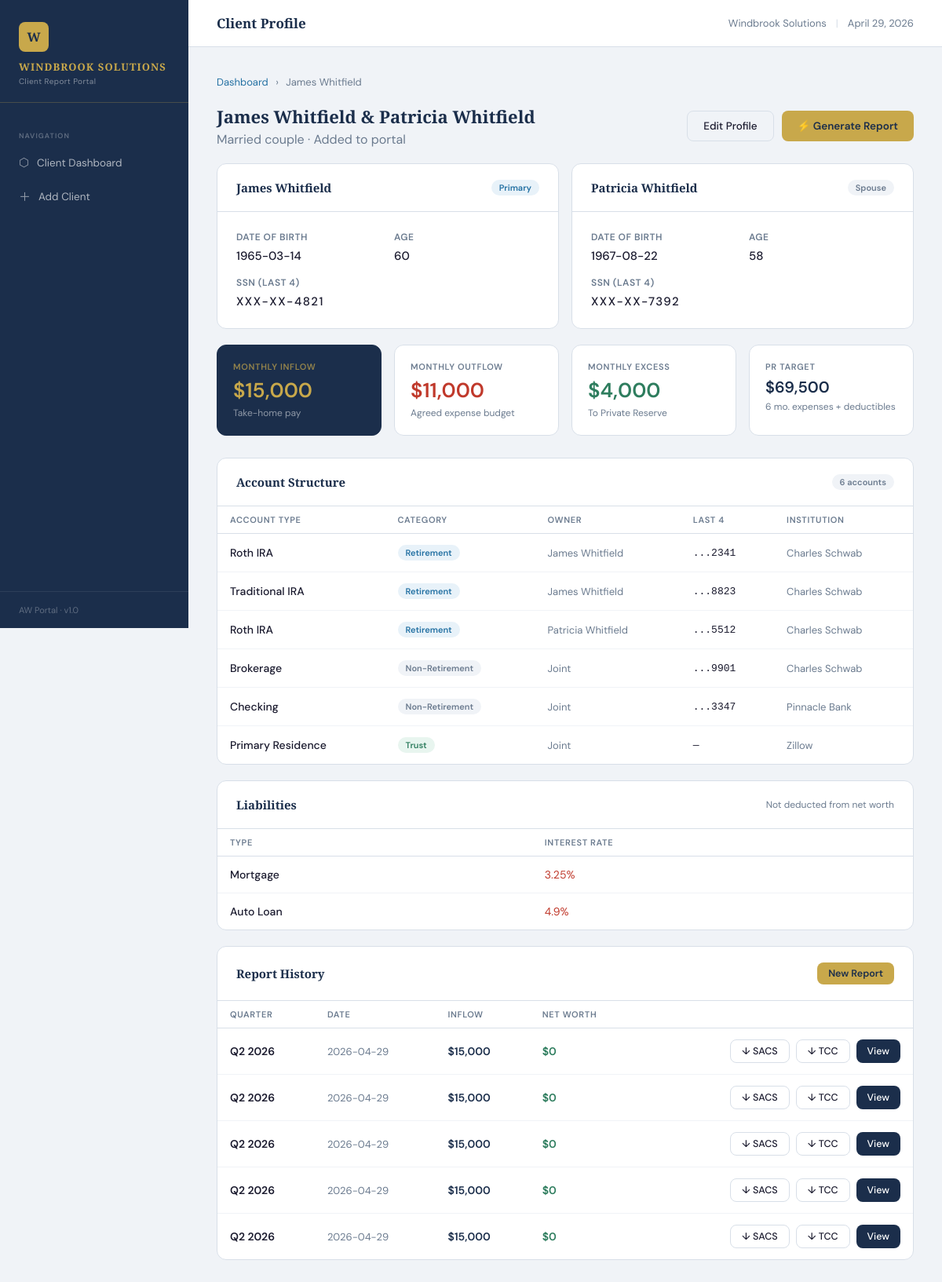
Screenshot of /client/1 with the database file from the repository.
### tables this page shows
CREATE TABLE clients (
        id INTEGER PRIMARY KEY AUTOINCREMENT,
        name TEXT NOT NULL,
        name2 TEXT,
        dob TEXT,
        dob2 TEXT,
        age INTEGER,
        age2 INTEGER,
        ssn_last4 TEXT,
        ssn_last4_2 TEXT,
        monthly_salary REAL DEFAULT 0,
        monthly_expenses REAL DEFAULT 0,
        insurance_deductibles REAL DEFAULT 0,
        is_married INTEGER DEFAULT 0,
        created_at TEXT DEFAULT CURRENT_TIMESTAMP,
        last_report_date TEXT
    );

CREATE TABLE accounts (
        id INTEGER PRIMARY KEY AUTOINCREMENT,
        client_id INTEGER,
        owner TEXT DEFAULT 'client1',
        account_type TEXT,
        account_category TEXT,
        last4 TEXT,
        institution TEXT,
        FOREIGN KEY(client_id) REFERENCES clients(id)
    );

CREATE TABLE liabilities (
        id INTEGER PRIMARY KEY AUTOINCREMENT,
        client_id INTEGER,
        liability_type TEXT,
        interest_rate REAL,
        FOREIGN KEY(client_id) REFERENCES clients(id)
    );

CREATE TABLE reports (
        id INTEGER PRIMARY KEY AUTOINCREMENT,
        client_id INTEGER,
        report_date TEXT DEFAULT CURRENT_TIMESTAMP,
        quarter TEXT,
        inflow REAL DEFAULT 0,
        outflow REAL DEFAULT 0,
        excess REAL DEFAULT 0,
        private_reserve_balance REAL DEFAULT 0,
        private_reserve_target REAL DEFAULT 0,
        grand_total REAL DEFAULT 0,
        liabilities_total REAL DEFAULT 0,
        report_data TEXT,
        FOREIGN KEY(client_id) REFERENCES clients(id)
    );

### app.py (the view)
@app.route('/client/<int:client_id>')
def client_profile(client_id):
    db = get_db()
    client = db.execute('SELECT * FROM clients WHERE id=?', (client_id,)).fetchone()
    if not client:
        abort(404)
    accounts = db.execute('SELECT * FROM accounts WHERE client_id=?', (client_id,)).fetchall()
    liabilities = db.execute('SELECT * FROM liabilities WHERE client_id=?', (client_id,)).fetchall()
    reports = db.execute('SELECT * FROM reports WHERE client_id=? ORDER BY report_date DESC LIMIT 5', (client_id,)).fetchall()
    db.close()
    return render_template('client_profile.html', client=client, accounts=accounts, liabilities=liabilities, reports=reports)

### app.py (called while the page is built)
@app.context_processor
def inject_globals():
    return {'now': datetime.now()}

### db.py (called while the page is built)
def get_db():
    conn = sqlite3.connect(DB_PATH)
    conn.row_factory = sqlite3.Row
    return conn

### templates/client_profile.html (shortened to what this page needs)
{% extends "base.html" %}
{% block topbar_title %}Client Profile{% endblock %}
{% block content %}
<div class="breadcrumb">
  <a href="/">Dashboard</a> <span>›</span> {{ client.name }}
</div>
<div class="section-header fade-up">
  <div>
    <h2>{{ client.name }}{% if client.is_married and client.name2 %} & {{ client.name2 }}{% endif %}</h2>
    <p style="color:var(--muted);margin-top:4px">
      {% if client.is_married %}Married couple{% else %}Individual client{% endif %}
      · Added to portal
    </p>
  </div>
  <div style="display:flex;gap:10px;">
    <a href="/client/{{ client.id }}/edit" class="btn btn-outline">Edit Profile</a>
    <a href="/client/{{ client.id }}/report" class="btn btn-gold">⚡ Generate Report</a>
  </div>
</div>
<div class="form-grid fade-up stagger-1" style="margin-bottom:20px">
  <div class="card">
    <div class="card-header">
      <h3>{{ client.name }}</h3>
      <span class="badge badge-blue">Primary</span>
    </div>
    <div class="card-body">
      <div class="form-grid">
        <div>
          <div class="form-label">Date of Birth</div>
          <div style="font-size:15px;font-weight:500">{{ client.dob or '—' }}</div>
        </div>
        <div>
          <div class="form-label">Age</div>
          <div style="font-size:15px;font-weight:500">{{ client.age or '—' }}</div>
        </div>
        <div>
          <div class="form-label">SSN (Last 4)</div>
          <div style="font-size:15px;font-weight:500;letter-spacing:0.1em">XXX-XX-{{ client.ssn_last4 or '?????' }}</div>
        </div>
      </div>
    </div>
  </div>
  {% if client.is_married and client.name2 %}
  <div class="card">
    <div class="card-header">
      <h3>{{ client.name2 }}</h3>
      <span class="badge badge-gray">Spouse</span>
    </div>
    <div class="card-body">
      <div class="form-grid">
        <div>
          <div class="form-label">Date of Birth</div>
          <div style="font-size:15px;font-weight:500">{{ client.dob2 or '—' }}</div>
        </div>
        <div>
          <div class="form-label">Age</div>
          <div style="font-size:15px;font-weight:500">{{ client.age2 or '—' }}</div>
        </div>
        <div>
          <div class="form-label">SSN (Last 4)</div>
          <div style="font-size:15px;font-weight:500;letter-spacing:0.1em">XXX-XX-{{ client.ssn_last4_2 or '?????' }}</div>
        </div>
      </div>
    </div>
  </div>
  {% endif %}
</div>
<div class="stat-grid fade-up stagger-2">
  <div class="stat-card highlight">
    <div class="stat-label">Monthly Inflow</div>
    <div class="stat-value">${{ "{:,.0f}".format(client.monthly_salary or 0) }}</div>
    <div class="stat-sub">Take-home pay</div>
  </div>
  <div class="stat-card">
    <div class="stat-label">Monthly Outflow</div>
    <div class="stat-value" style="color:var(--red)">${{ "{:,.0f}".format(client.monthly_expenses or 0) }}</div>
    <div class="stat-sub">Agreed expense budget</div>
  </div>
  <div class="stat-card">
    <div class="stat-label">Monthly Excess</div>
    {% set excess = (client.monthly_salary or 0) - (client.monthly_expenses or 0) %}
    <div class="stat-value" style="color:{% if excess >= 0 %}var(--green){% else %}var(--red){% endif %}">${{ "{:,.0f}".format(excess) }}</div>
    <div class="stat-sub">To Private Reserve</div>
  </div>
  <div class="stat-card">
    <div class="stat-label">PR Target</div>
    {% set target = (6 * (client.monthly_expenses or 0)) + (client.insurance_deductibles or 0) %}
    <div class="stat-value" style="font-size:20px">${{ "{:,.0f}".format(target) }}</div>
    <div class="stat-sub">6 mo. expenses + deductibles</div>
  </div>
</div>
<div class="card fade-up stagger-3" style="margin-bottom:20px">
  <div class="card-header">
    <h3>Account Structure</h3>
    <span class="badge badge-gray">{{ accounts|length }} accounts</span>
  </div>
  <table class="data-table">
    <thead>
      <tr>
        <th>Account Type</th>
        <th>Category</th>
        <th>Owner</th>
        <th>Last 4</th>
        <th>Institution</th>
      </tr>
    </thead>
    <tbody>
      {% for acc in accounts %}
      <tr>
        <td style="font-weight:500">{{ acc.account_type }}</td>
        <td>
          <span class="badge
            {% if acc.account_category == 'retirement' %}badge-blue
            {% elif acc.account_category == 'trust' %}badge-green
            {% else %}badge-gray{% endif %}">
            {{ acc.account_category|title }}
          </span>
        </td>
        <td style="font-size:13px;color:var(--muted)">
          {% if acc.owner == 'client1' %}{{ client.name }}
          {% elif acc.owner == 'client2' %}{{ client.name2 }}
          {% else %}Joint{% endif %}
        </td>
        <td style="font-family:monospace;font-size:13px">
          {% if acc.last4 %}...{{ acc.last4 }}{% else %}—{% endif %}
        </td>
        <td style="font-size:13px;color:var(--muted)">{{ acc.institution or '—' }}</td>
      </tr>
      {% endfor %}
    </tbody>
  </table>
</div>
{% if liabilities %}
<div class="card fade-up" style="margin-bottom:20px">
  <div class="card-header">
    <h3>Liabilities</h3>
    <span style="font-size:12px;color:var(--muted)">Not deducted from net worth</span>
  </div>
  <table class="data-table">
    <thead>
      <tr>
        <th>Type</th>
        <th>Interest Rate</th>
      </tr>
    </thead>
    <tbody>
      {% for lib in liabilities %}
      <tr>
        <td style="font-weight:500">{{ lib.liability_type }}</td>
        <td style="color:var(--red)">{{ lib.interest_rate }}%</td>
      </tr>
      {% endfor %}
    </tbody>
  </table>
</div>
{% endif %}
<div class="card fade-up">
  <div class="card-header">
    <h3>Report History</h3>
    <a href="/client/{{ client.id }}/report" class="btn btn-gold btn-sm">New Report</a>
  </div>
  {% if reports %}
  <table class="data-table">
    <thead>
      <tr>
        <th>Quarter</th>
        <th>Date</th>
        <th>Inflow</th>
        <th>Net Worth</th>
        <th></th>
      </tr>
    </thead>
    <tbody>
      {% for r in reports %}
      <tr>
        <td style="font-weight:600">{{ r.quarter }}</td>
        <td style="color:var(--muted);font-size:13px">{{ r.report_date[:10] }}</td>
        <td class="money-neutral">${{ "{:,.0f}".format(r.inflow or 0) }}</td>
        <td class="money-positive">${{ "{:,.0f}".format(r.grand_total or 0) }}</td>
        <td>
          <div style="display:flex;gap:8px;justify-content:flex-end">
            <a href="/client/{{ client.id }}/report/{{ r.id }}/sacs.pdf" class="btn btn-outline btn-sm" target="_blank">↓ SACS</a>
            <a href="/client/{{ client.id }}/report/{{ r.id }}/tcc.pdf" class="btn btn-outline btn-sm" target="_blank">↓ TCC</a>
            <a href="/client/{{ client.id }}/report/{{ r.id }}" class="btn btn-primary btn-sm">View</a>
          </div>
        </td>
      </tr>
      {% endfor %}
    </tbody>
  </table>
  {% else %}
  <div style="padding:40px;text-align:center;color:var(--muted);">
    No reports generated yet.
    <a href="/client/{{ client.id }}/report" style="color:var(--blue-accent)"> Generate first report →</a>
  </div>
  {% endif %}
</div>
{% endblock %}

### templates/base.html (style rules this page uses)
:root { --navy: #1B2E4B; --navy-light: #243D61; --gold: #C8A84B; --gold-light: #E8D08A; --green: #2E7D5E; --red: #C0392B; --blue-accent: #2471A3; --bg: #F0F3F7; --surface: #FFFFFF; --border: #D8DFE8; --text: #1A1A2E; --muted: #6B7B8F; --sidebar-w: 240px; }
* { margin: 0; padding: 0; box-sizing: border-box; }
body { font-family: 'DM Sans', sans-serif; background: var(--bg); color: var(--text); min-height: 100vh; display: flex; }
.btn { display: inline-flex; align-items: center; gap: 7px; padding: 10px 20px; border-radius: 8px; font-family: 'DM Sans', sans-serif; font-size: 13.5px; font-weight: 500; cursor: pointer; border: none; transition: all 0.15s; text-decoration: none; }
.btn-primary { background: var(--navy); color: white; }
.btn-gold { background: var(--gold); color: var(--navy); font-weight: 600; }
.btn-outline { background: transparent; border: 1.5px solid var(--border); color: var(--text); }
.btn-sm { padding: 6px 14px; font-size: 12.5px; }
.card { background: var(--surface); border-radius: 12px; border: 1px solid var(--border); overflow: hidden; }
.card-header { padding: 20px 24px; border-bottom: 1px solid var(--border); display: flex; align-items: center; justify-content: space-between; }
.card-header h3 { font-family: 'Playfair Display', serif; font-size: 15px; font-weight: 600; color: var(--navy); }
.card-body { padding: 24px; }
.form-label { display: block; font-size: 12px; font-weight: 600; color: var(--muted); letter-spacing: 0.04em; text-transform: uppercase; margin-bottom: 6px; }
.form-grid { display: grid; grid-template-columns: 1fr 1fr; gap: 16px; }
.data-table { width: 100%; border-collapse: collapse; }
.data-table th { font-size: 11px; font-weight: 600; color: var(--muted); text-transform: uppercase; letter-spacing: 0.06em; padding: 10px 16px; text-align: left; border-bottom: 1.5px solid var(--border); }
.data-table td { padding: 14px 16px; font-size: 14px; border-bottom: 1px solid var(--bg); }
.data-table tr:last-child td { border-bottom: none; }
.badge { display: inline-block; padding: 3px 10px; border-radius: 20px; font-size: 11px; font-weight: 600; }
.badge-green { background: #E8F5EF; color: var(--green); }
.badge-blue { background: #E8F2F9; color: var(--blue-accent); }
.badge-gray { background: var(--bg); color: var(--muted); }
.stat-grid { display: grid; grid-template-columns: repeat(auto-fit, minmax(180px, 1fr)); gap: 16px; margin-bottom: 28px; }
.stat-card { background: var(--surface); border: 1px solid var(--border); border-radius: 12px; padding: 20px; }
.stat-label { font-size: 11px; font-weight: 600; color: var(--muted); text-transform: uppercase; letter-spacing: 0.06em; }
.stat-value { font-size: 26px; font-weight: 600; color: var(--navy); margin-top: 6px; font-variant-numeric: tabular-nums; }
.stat-sub { font-size: 12px; color: var(--muted); margin-top: 4px; }
.stat-card.highlight { background: var(--navy); border-color: var(--navy); }
.stat-card.highlight .stat-label { color: rgba(200,168,75,0.7); }
.stat-card.highlight .stat-value { color: var(--gold); }
.stat-card.highlight .stat-sub { color: rgba(255,255,255,0.5); }
.section-header { display: flex; align-items: center; justify-content: space-between; margin-bottom: 20px; }
.section-header h2 { font-family: 'Playfair Display', serif; font-size: 22px; font-weight: 700; color: var(--navy); }
.breadcrumb { font-size: 13px; color: var(--muted); margin-bottom: 20px; }
.breadcrumb a { color: var(--blue-accent); text-decoration: none; }
.breadcrumb span { margin: 0 6px; }
.money-positive { color: var(--green); font-weight: 600; }
.money-neutral { color: var(--navy); font-weight: 600; }
.fade-up { animation: fadeUp 0.3s ease forwards; }
.stagger-1 { animation-delay: 0.05s; }
.stagger-2 { animation-delay: 0.1s; }
.stagger-3 { animation-delay: 0.15s; }

### rows the page displays
clients: name "James Whitfield", name2 "Patricia Whitfield", dob "1965-03-14", age "60", ssn_last4 "4821", dob2 "1967-08-22", age2 "58", ssn_last4_2 "7392", monthly_salary "15,000", monthly_expenses "11,000"
accounts: account_type "Roth IRA", account_category "Retirement", last4 "2341", institution "Charles Schwab"
accounts: account_type "Traditional IRA", account_category "Retirement", last4 "8823", institution "Charles Schwab"
accounts: account_type "Roth IRA", account_category "Retirement", last4 "5512", institution "Charles Schwab"
accounts: account_type "Brokerage", account_category "Non-Retirement", owner "Joint", last4 "9901", institution "Charles Schwab"
accounts: account_type "Checking", account_category "Non-Retirement", owner "Joint", last4 "3347", institution "Pinnacle Bank"
accounts: account_type "Primary Residence", account_category "Trust", owner "Joint", institution "Zillow"
liabilities: liability_type "Mortgage", interest_rate "3.25"
liabilities: liability_type "Auto Loan", interest_rate "4.9"
reports: quarter "Q2 2026", report_date "2026-04-29", inflow "15,000", grand_total "0"
reports: quarter "Q2 2026", report_date "2026-04-29", inflow "15,000", grand_total "0"
reports: quarter "Q2 2026", report_date "2026-04-29", inflow "15,000", grand_total "0"
reports: quarter "Q2 2026", report_date "2026-04-29", inflow "15,000", grand_total "0"
reports: quarter "Q2 2026", report_date "2026-04-29", inflow "15,000", grand_total "0"

### other values shown
{{ "{:,.0f}".format(excess) }} "4,000"
{{ "{:,.0f}".format(target) }} "69,500"
{{ accounts|length }} "6"
